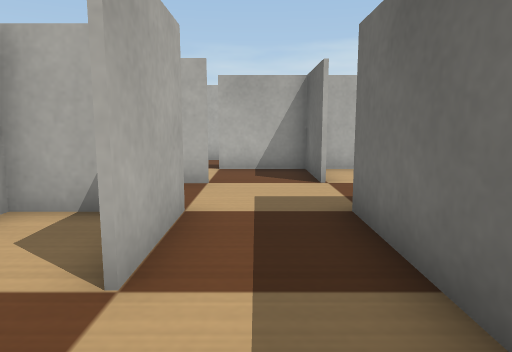
View 1 (above)

24 first-person views from a walk through a Webots world. The camera is 0.06 m above the floor, tilts 8° down and sees 70° across. The floor is counted in squares, 0.05 m on a side. Each view is taken from the middle of a square. On the plan, view 1 faces up. The plan holds only what a view shows up to about 15 squares ahead; the rest is blank. The place goes on beyond the plan. Robots are left out. Simple shapes and patterns stand in for the simulator's stock objects.

View 2
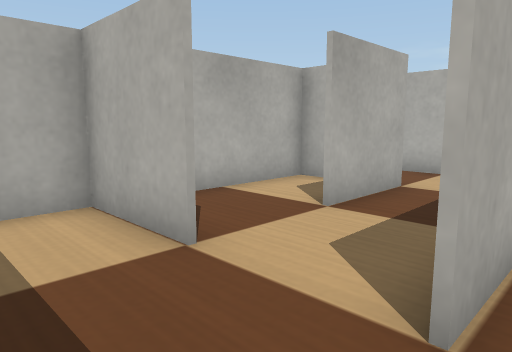

View 3
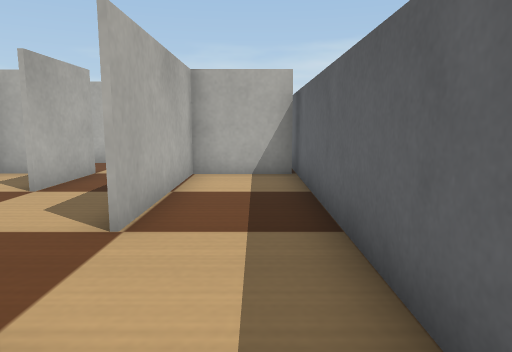

View 4
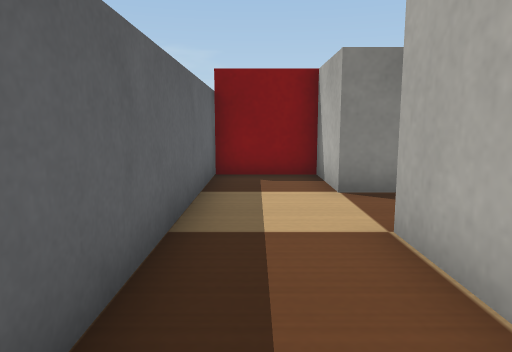

View 5
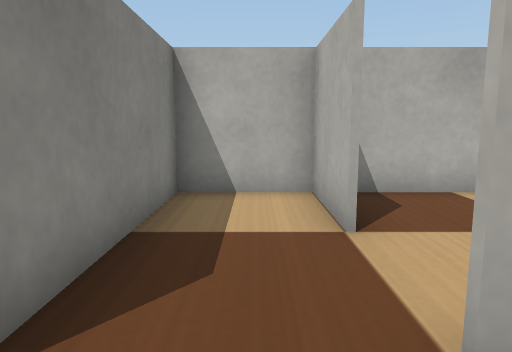

View 6
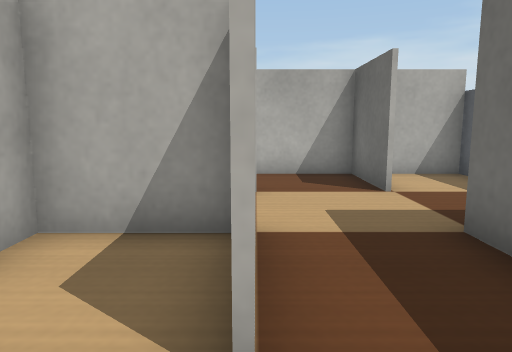

View 7
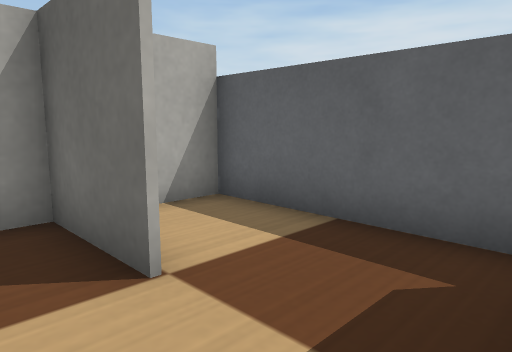

View 8
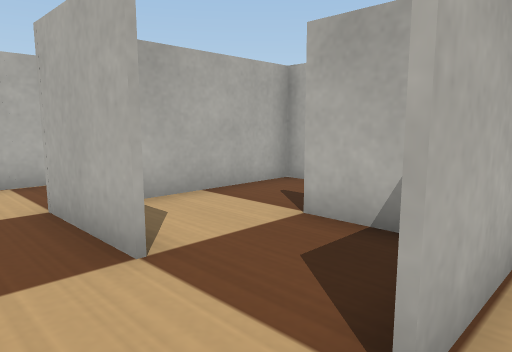

View 9
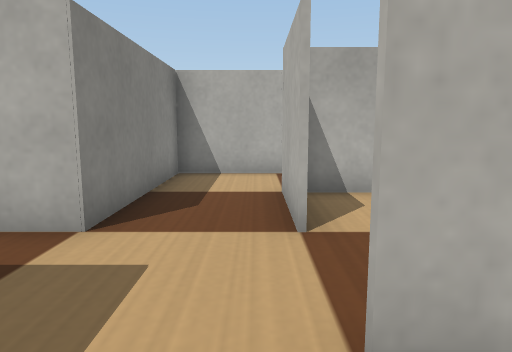

View 10
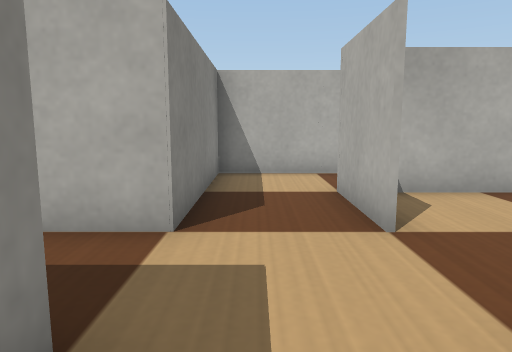

View 11
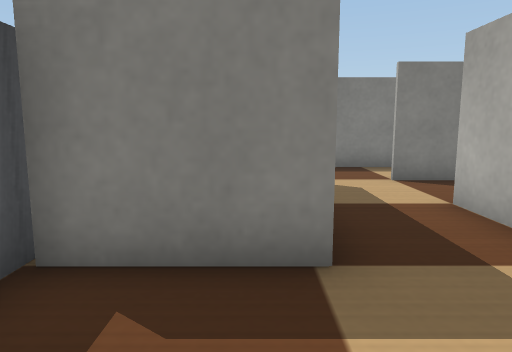

View 12
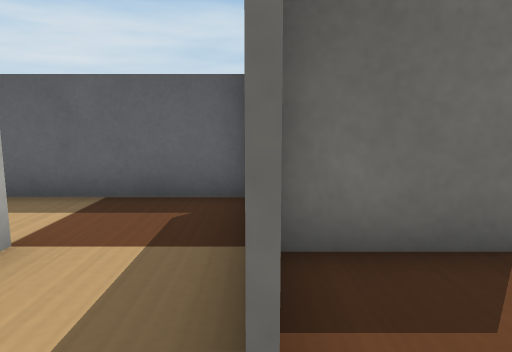

View 13
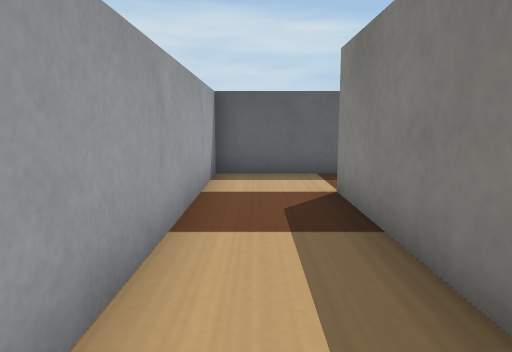

View 14
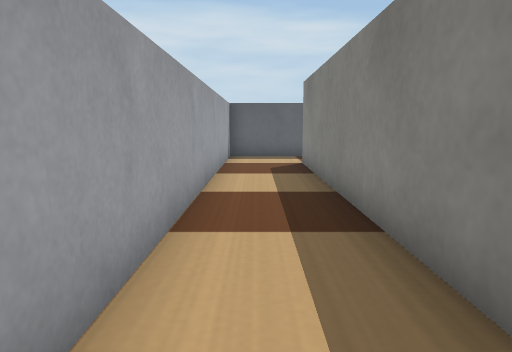

View 15
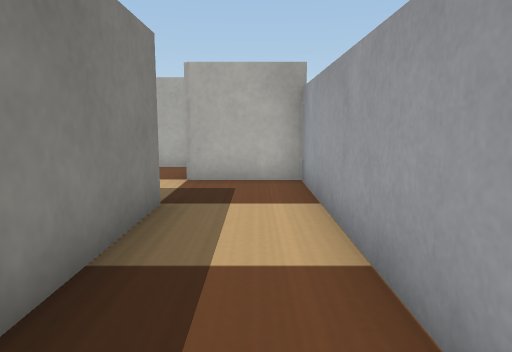

View 16
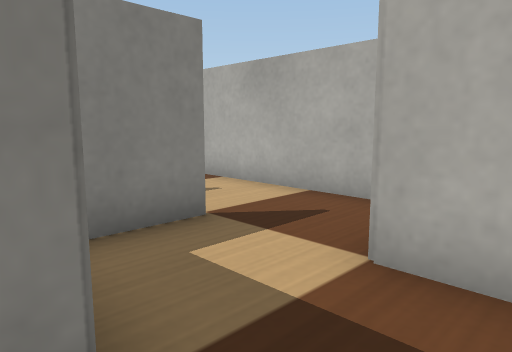

View 17
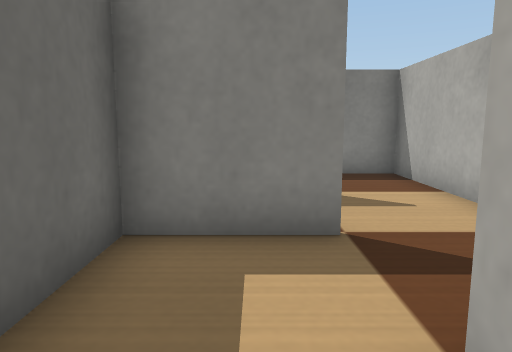

View 18
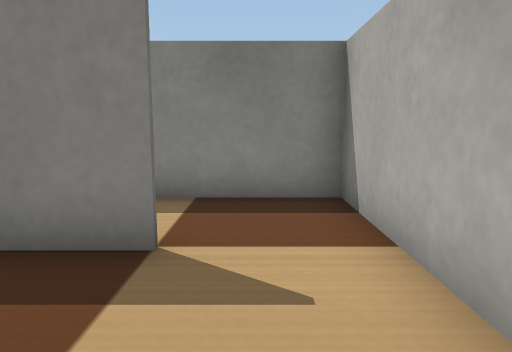

View 19
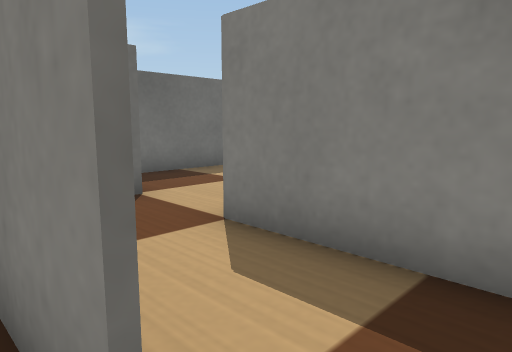

View 20
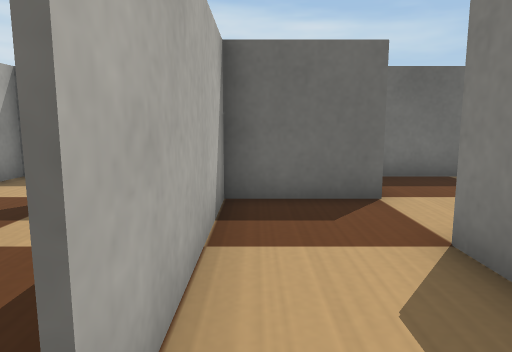

View 21
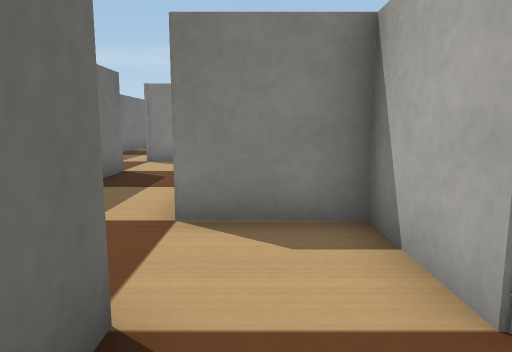

View 22
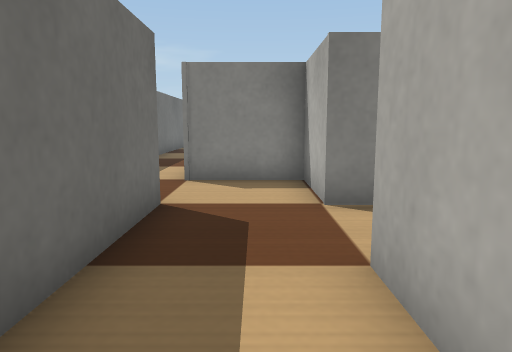

View 23
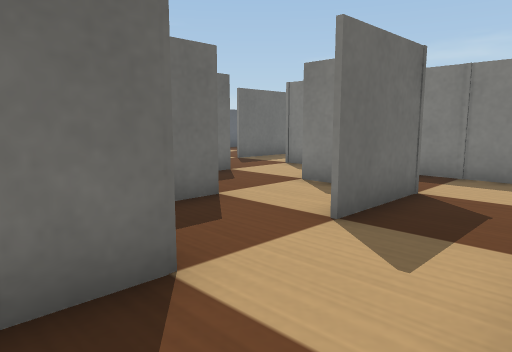

View 24
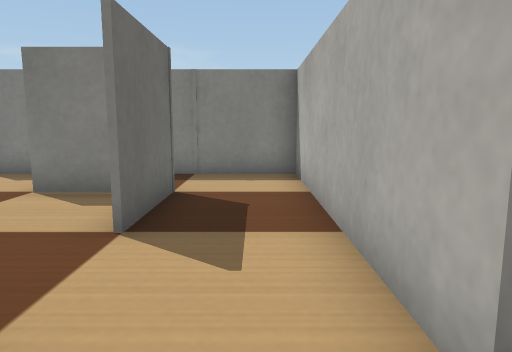

### Floor plan
Key: @ floor where view 1 was taken; # wall or solid block; . floor.
Columns run from 14 left of view 1 to 4 right of it. Each row starts with its distance up from view 1.
 15    ################
 14    #..............#
 13    #..##########..#
 12 #  #.########## ..#
 11 # ...##...# ......#
 10 # ..###.  # .######
  9 ##.....   # ...#..#
  8 ##.######.####.#..#
  7 ##......#..###....#
  6  #......#.........#
  5  ######.######.####
  4    .. #...##.#.#..#
  3    #. #  .##.#.#..#
  2    #..###.##...#..#
  1    #....#.##...#..#
  0    #. #...####@...#
 -1    #. #...##......#
 -2    #. #  .######..#
 -3    #..###..######.#
 -4    #... #....  ##.#
 -5    #########.#  ###
 -6             .#
 -7             .#
 -8             .#
 -9             .
-10             .
-11             .
-12             .#

Positions as (right, up) in squares from view 1, and headings:
1: (0, 0), facing up
2: (2, -2), facing up-left
3: (3, -4), facing up
4: (3, 4), facing down
5: (3, -1), facing left
6: (-1, 1), facing up
7: (0, 5), facing up-right
8: (2, 6), facing up-left
9: (3, 7), facing left
10: (3, 6), facing left
11: (2, 8), facing down
12: (-2, 10), facing right
13: (-5, 14), facing right
14: (-10, 14), facing right
15: (-3, 14), facing left
16: (-8, 14), facing down-left
17: (-10, 14), facing down
18: (-12, 11), facing down
19: (-12, 8), facing down-right
20: (-12, 7), facing right
21: (-7, 7), facing down
22: (-5, 3), facing down
23: (-11, 4), facing down-right
24: (-10, 4), facing down
